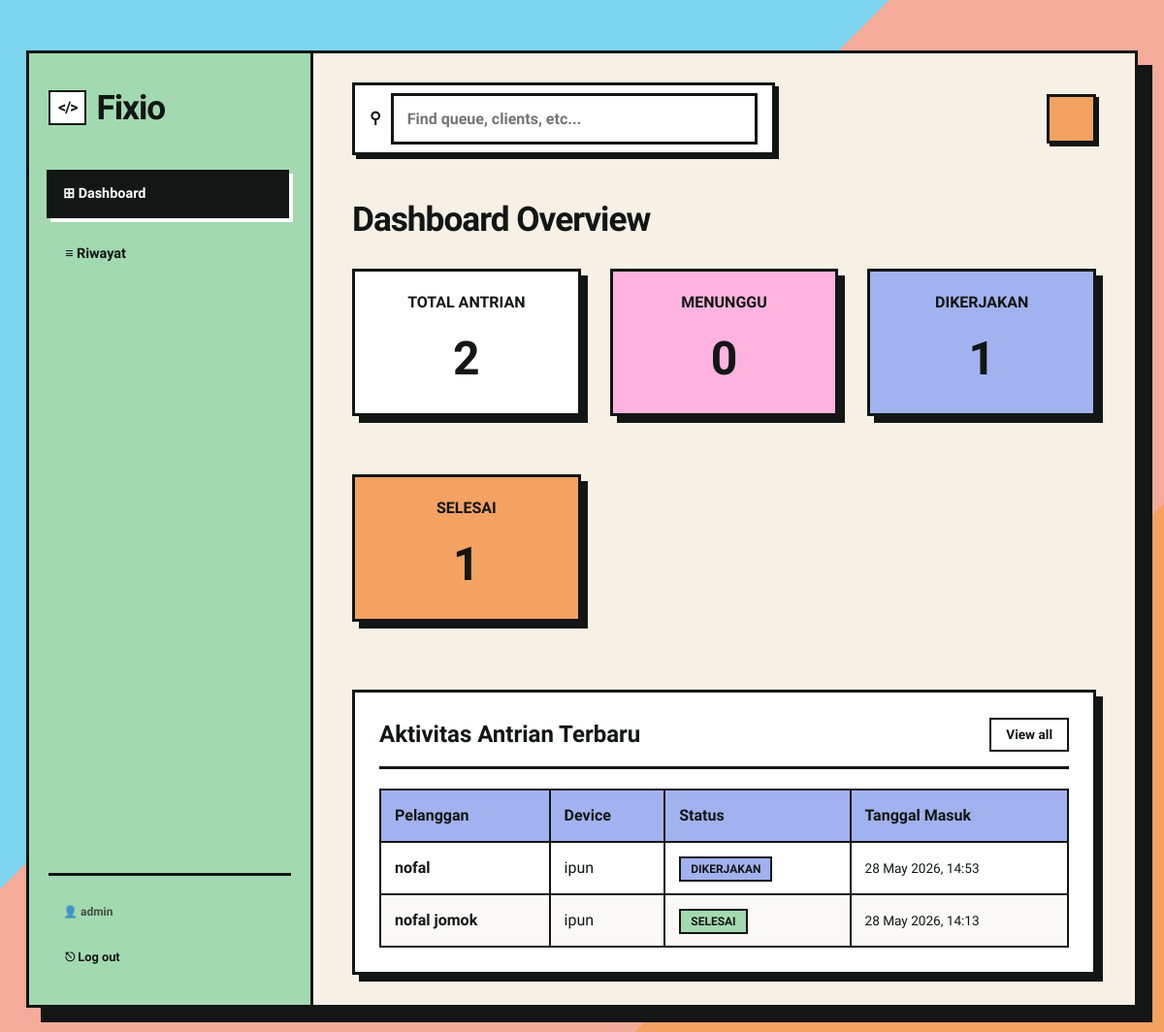
The page /dashboard/ (signed in) on the database its author committed.
### queue_app/models.py (models this page shows, shortened)
class Antrian(models.Model):
    STATUS_PILIHAN = [
        ('Menunggu', 'Menunggu'),
        ('Dikerjakan', 'Dikerjakan'),
        ('Selesai', 'Selesai'),
    ]
    nama_pelanggan = models.CharField(max_length=100)
    tipe_hp = models.CharField(max_length=100)
    keluhan = models.TextField()
    status = models.CharField(max_length=20, choices=STATUS_PILIHAN, default='Menunggu')
    tanggal_masuk = models.DateTimeField(auto_now_add=True)

### queue_app/views.py (the view)
# urls.py: path('dashboard/', views.dashboard_statistik, name='dashboard_statistik'),
@login_required
def dashboard_statistik(request):
    semua = Antrian.objects.all()
    total_antrian = semua.count()
    menunggu = semua.filter(status='Menunggu').count()
    dikerjakan = semua.filter(status='Dikerjakan').count()
    selesai = semua.filter(status='Selesai').count()
    antrian_terbaru = semua.order_by('-tanggal_masuk')[:5]
    konteks = {
        'total': total_antrian,
        'menunggu': menunggu,
        'dikerjakan': dikerjakan,
        'selesai': selesai,
        'antrian_terbaru': antrian_terbaru
    }
    return render(request, 'queue_app/dashboard.html', konteks)

### queue_app/templates/queue_app/dashboard.html (shortened to what this page needs)
{% extends 'queue_app/base.html' %}
{% block nav_dashboard %}active{% endblock %}
{% block content %}
<h2 class="section-title">Dashboard Overview</h2>
<div class="layout-grid" style="grid-template-columns: repeat(auto-fit, minmax(200px, 1fr)); margin-bottom: 40px;">
    <div class="neo-box" style="background-color: #fff; padding: 20px; text-align: center;">
        <h3 style="margin: 0; font-family: var(--font-brodish); font-size: 1rem; text-transform: uppercase;">Total Antrian</h3>
        <p style="font-family: var(--font-brodish); font-size: 3rem; font-weight: 800; margin: 10px 0 0 0;">{{ total }}</p>
    </div>
    <div class="neo-box" style="background-color: var(--accent-pink); padding: 20px; text-align: center;">
        <h3 style="margin: 0; font-family: var(--font-brodish); font-size: 1rem; text-transform: uppercase;">Menunggu</h3>
        <p style="font-family: var(--font-brodish); font-size: 3rem; font-weight: 800; margin: 10px 0 0 0;">{{ menunggu }}</p>
    </div>
    <div class="neo-box" style="background-color: var(--accent-blue); padding: 20px; text-align: center;">
        <h3 style="margin: 0; font-family: var(--font-brodish); font-size: 1rem; text-transform: uppercase;">Dikerjakan</h3>
        <p style="font-family: var(--font-brodish); font-size: 3rem; font-weight: 800; margin: 10px 0 0 0;">{{ dikerjakan }}</p>
    </div>
    <div class="neo-box" style="background-color: var(--accent-orange); padding: 20px; text-align: center;">
        <h3 style="margin: 0; font-family: var(--font-brodish); font-size: 1rem; text-transform: uppercase;">Selesai</h3>
        <p style="font-family: var(--font-brodish); font-size: 3rem; font-weight: 800; margin: 10px 0 0 0;">{{ selesai }}</p>
    </div>
</div>
<div class="neo-box" style="background-color: #fff;">
    <div style="display: flex; justify-content: space-between; align-items: center; border-bottom: var(--neo-border); padding-bottom: 15px; margin-bottom: 20px;">
        <h3 style="font-family: var(--font-brodish); font-size: 1.5rem; margin: 0;">Aktivitas Antrian Terbaru</h3>
        <a href="{% url 'riwayat_antrian' %}" style="font-family: var(--font-body); font-weight: 700; color: var(--text-color); border: 2px solid var(--text-color); padding: 5px 15px; text-decoration: none; font-size: 0.85rem;">View all</a>
    </div>
    <table style="width: 100%; border-collapse: collapse;">
        <thead>
            <tr>
                <th style="border: 2.5px solid var(--text-color); padding: 14px; text-align: left; font-family: var(--font-brodish); background: var(--accent-blue);">Pelanggan</th>
                <th style="border: 2.5px solid var(--text-color); padding: 14px; text-align: left; font-family: var(--font-brodish); background: var(--accent-blue);">Device</th>
                <th style="border: 2.5px solid var(--text-color); padding: 14px; text-align: left; font-family: var(--font-brodish); background: var(--accent-blue);">Status</th>
                <th style="border: 2.5px solid var(--text-color); padding: 14px; text-align: left; font-family: var(--font-brodish); background: var(--accent-blue);">Tanggal Masuk</th>
            </tr>
        </thead>
        <tbody>
            {% for antrian in antrian_terbaru %}
            <tr style="background: {% cycle '#fff' '#FAF9F6' %};">
                <td style="border: 2.5px solid var(--text-color); padding: 14px; font-weight: 700;">{{ antrian.nama_pelanggan }}</td>
                <td style="border: 2.5px solid var(--text-color); padding: 14px;">{{ antrian.tipe_hp }}</td>
                <td style="border: 2.5px solid var(--text-color); padding: 14px;">
                    {% if antrian.status == "Menunggu" %}
                        <span class="badge" style="background-color: var(--accent-pink);">{{ antrian.status }}</span>
                    {% elif antrian.status == "Dikerjakan" %}
                        <span class="badge" style="background-color: var(--accent-blue);">{{ antrian.status }}</span>
                    {% else %}
                        <span class="badge" style="background-color: var(--accent-green);">{{ antrian.status }}</span>
                    {% endif %}
                </td>
                <td style="border: 2.5px solid var(--text-color); padding: 14px; font-size: 0.85rem;">{{ antrian.tanggal_masuk|date:"d M Y, H:i" }}</td>
            </tr>
            {% empty %}
            <tr>
                <td colspan="4" style="border: 2.5px solid var(--text-color); padding: 20px; text-align: center; font-style: italic;">Belum ada aktivitas data service.</td>
            </tr>
            {% endfor %}
        </tbody>
    </table>
</div>
{% endblock %}

### queue_app/templates/queue_app/base.html (shortened to what this page needs)
<!DOCTYPE html>
<html lang="id">
<head>
</head>
<body>
    <div class="app-wrapper">
        <aside class="sidebar">
            <div class="sidebar-logo">
                <span>&lt;/&gt;</span> Fixio
            </div>
            <nav class="neo-nav">
                {% if user.is_authenticated %}
                <a href="{% url 'dashboard_statistik' %}" class="nav-link {% block nav_dashboard %}{% endblock %}">
                    ⊞ Dashboard
                </a>
                <a href="{% url 'riwayat_antrian' %}" class="nav-link {% block nav_riwayat %}{% endblock %}">
                    ≡ Riwayat
                </a>
                {% else %}
                <a href="{% url 'daftar_antrian' %}" class="nav-link {% block nav_daftar %}{% endblock %}">
                    ⌂ Home
                </a>
                {% endif %}
            </nav>
            <div class="neo-nav" style="flex-grow: 0; border-top: var(--neo-border); padding-top: 20px; margin-top: 20px;">
                {% if user.is_authenticated %}
                <span style="font-family: var(--font-brodish); font-size: 0.75rem; padding: 8px 15px; opacity: 0.7; font-weight: 700;">👤 {{ user.username }}</span>
                <a href="{% url 'admin_logout' %}" class="nav-link" style="font-size: 0.8rem; padding: 8px 15px;">⎋ Log out</a>
                {% else %}
                <a href="{% url 'admin_login' %}" class="nav-link" style="font-size: 0.8rem; padding: 8px 15px;">🔑 Login Admin</a>
                {% endif %}
            </div>
        </aside>
        <main class="main-content">
            <div class="top-header">
                <div class="search-container">
                    <span style="margin-right: 10px; font-weight: bold;">⚲</span>
                    <input type="text" placeholder="Find queue, clients, etc...">
                </div>
                <div class="profile-area">
                    <div class="profile-avatar"></div>
                </div>
            </div>
            {% block content %}{% endblock %}
        </main>
    </div>
</body>
</html>

### queue_app/templates/queue_app/base.html (style rules this page uses)
:root { --bg-color: #F6F0E5; --card-bg-white: #FFFFFF; --accent-purple: #C499F3; --accent-orange: #F4A261; --accent-blue: #A2B2EE; --accent-green: #A3D9B1; --accent-pink: #FFB3DE; --text-color: #121614; --neo-border: 3.5px solid var(--text-color); --neo-shadow: 7px 7px 0px var(--text-color); --neo-shadow-sm: 4px 4px 0px var(--text-color); --font-brodish: 'Epilogue', sans-serif; --font-body: 'Lexend', sans-serif; }
body { font-family: var(--font-body); background-color: var(--bg-color); color: var(--text-color); margin: 0; padding: 0; line-height: 1.5; display: flex; justify-content: center; align-items: center; min-height: 100vh; background: linear-gradient(135deg, #7CD5EE 0%, #7CD5EE 40%, #F5AB99 40%, #F5AB99 75%, #F4A261 75%, #F4A261 100%); }
.app-wrapper { display: flex; width: 95vw; max-width: 1400px; height: 90vh; background-color: var(--bg-color); border: var(--neo-border); box-shadow: 15px 15px 0px var(--text-color); overflow: hidden; }
.sidebar { width: 250px; background-color: var(--accent-green); border-right: var(--neo-border); display: flex; flex-direction: column; padding: 30px 20px; flex-shrink: 0; }
.sidebar-logo { font-family: var(--font-brodish); font-size: 2.2rem; font-weight: 800; margin-bottom: 40px; display: flex; align-items: center; gap: 10px; letter-spacing: -1px; }
.sidebar-logo span { background: #fff; padding: 4px 8px; border: 2px solid var(--text-color); font-size: 1rem; }
.neo-nav { display: flex; flex-direction: column; gap: 10px; flex-grow: 1; }
.nav-link { font-family: var(--font-brodish); text-decoration: none; color: var(--text-color); padding: 12px 15px; border: 2.5px solid transparent; font-weight: 700; transition: all 0.1s; display: flex; align-items: center; gap: 10px; font-size: 0.9rem; }
.nav-link:hover, .nav-link.active { background: var(--text-color); color: #fff; border: 2.5px solid var(--text-color); box-shadow: 4px 4px 0px var(--card-bg-white); transform: translate(-2px, -2px); }
.main-content { flex-grow: 1; padding: 30px 40px; overflow-y: auto; background-color: var(--bg-color); }
.top-header { display: flex; justify-content: space-between; align-items: center; margin-bottom: 40px; }
.search-container { display: flex; background: var(--card-bg-white); border: var(--neo-border); padding: 8px 15px; width: 400px; align-items: center; box-shadow: var(--neo-shadow-sm); }
.search-container input { border: none; outline: none; background: transparent; font-family: var(--font-body); font-weight: 700; width: 100%; padding: 0; box-shadow: none; transform: none; }
.top-header .profile-area { display: flex; gap: 15px; align-items: center; }
.profile-avatar { width: 45px; height: 45px; background: var(--accent-orange); border: var(--neo-border); box-shadow: 3px 3px 0px var(--text-color); }
.neo-box { background: var(--card-bg-white); border: var(--neo-border); padding: 25px; box-shadow: var(--neo-shadow); margin-bottom: 30px; }
h2.section-title { margin-top: 0; margin-bottom: 25px; font-family: var(--font-brodish); font-size: 2.2rem; font-weight: 800; letter-spacing: -1px; }
input[type="text"], textarea { width: 100%; padding: 14px; font-family: var(--font-body); font-size: 1rem; font-weight: 700; border: var(--neo-border); background-color: #fff; box-sizing: border-box; transition: all 0.1s ease; }
.badge { font-family: var(--font-body); font-weight: 800; padding: 4px 10px; border: 2px solid var(--text-color); font-size: 0.75rem; text-transform: uppercase; }
.layout-grid { display: grid; gap: 30px; }

### rows shown on the page
Antrian: nama_pelanggan "nofal", tipe_hp "ipun", status "DIKERJAKAN", tanggal_masuk "28 May 2026, 14:53"
Antrian: nama_pelanggan "nofal jomok", tipe_hp "ipun", status "SELESAI", tanggal_masuk "28 May 2026, 14:13"

### other values the page prints
{{ user.username }} "admin"
{{ total }} "2"
{{ menunggu }} "0"
{{ dikerjakan }} "1"
{{ selesai }} "1"
